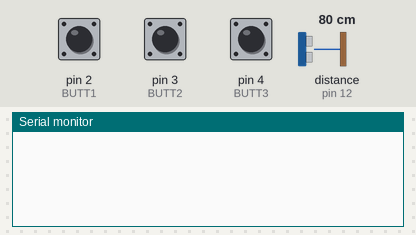
Recording of a sketch running on a simulated Arduino Uno, built with avr-gcc and run on an emulated ATmega328P. On the bench: the last lines printed to the serial monitor. Inputs (shaded band) come from the test bench; at power-on: pin 2 (BUTT1) LOW, pin 4 (BUTT3) LOW, pin 3 (BUTT2) LOW, distance to the obstacle (sensor on pin 12) 80 cm. The echo pulse lasts 58.3 µs per cm.

Above: at 1.2 s.
1.3 s: pin 2 (BUTT1) pulled HIGH for 0.15 s
At 2.2 s:
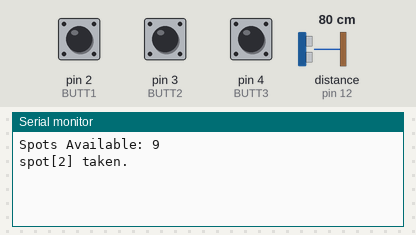
2.9 s: pin 4 (BUTT3) pulled HIGH for 0.15 s
At 3.02 s:
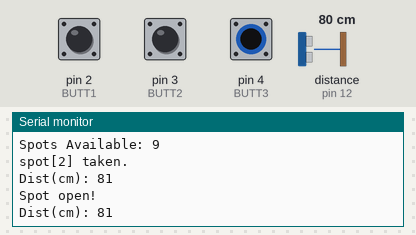
4.5 s: pin 3 (BUTT2) pulled HIGH for 0.15 s
At 4.57 s:
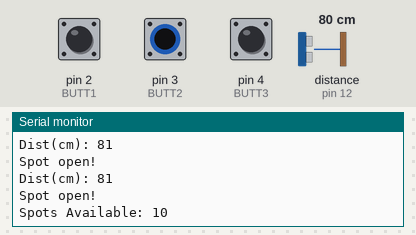
6.1 s: pin 2 (BUTT1) pulled HIGH for 1 s
At 6.12 s:
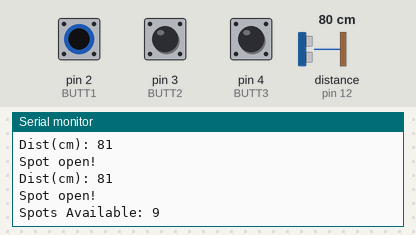

Measured:
- after the input at 1.3 s, the serial monitor: prints a new line at once (image 1)
- after the input at 2.9 s, the serial monitor: prints a new line at once (image 2)
- after the input at 4.5 s, the serial monitor: prints a new line after 0.06 s (image 3)
- after the input at 6.1 s, the serial monitor: prints a new line at once (image 4)

The sketch:

parking.ino
```cpp
//ACM Smart Parking Solutions
//Code with arduino including the newping library for the echolocater

#include <NewPing.h>

#define TRIGGER_PIN 13
#define ECHO_PIN 12
#define MAX_DISTANCE 400

const int BUTT1 = 2;  //parking button
const int BUTT2 = 3;  //leaving parking zone button
const int BUTT3 = 4;  //checking for open spot trigger
//whether buttons are high or low
int buttState1 = 0;
int buttState2 = 0;
int buttState3 = 0;


///bool regSpots[10] = {false, false, false, false, false, false, false, false, false, false};
//0 means spot is empty, 1 if full
bool spots[10] = {0, 0, 0, 0, 0, 0, 0, 0, 0, 0};
//increments as spots are taken up until full
int spot = 0;
bool buttPressed1 = false;  //when car parks
bool buttPressed2 = false;  //when car leaves
bool buttPressed3 = false;  //the toggle for checking for open parking spots

//toggles whether we are checking for spots with the sonar
bool checkingSpot = false;
int counter = 0;  //used for a pseudo-random spot pick based on iteration
NewPing sonar(TRIGGER_PIN, ECHO_PIN, MAX_DISTANCE);

void setup()
{
  //setting up all of our buttons as inputs
  pinMode(BUTT1, INPUT);
  pinMode(BUTT2, INPUT);
  pinMode(BUTT3, INPUT);
  //getting ready for inputs
  Serial.begin(9600);
}

void loop() {
    //counter increments until 10 upon each loop and then resets itself
    counter++;
    if(counter >= 10)
        counter = 0;
    //getting the states of the buttons (LOW OR HIGH/PRESSED OR NOT)
    buttState1 = digitalRead(BUTT1);
    buttState2 = digitalRead(BUTT2);
    buttState3 = digitalRead(BUTT3);
    //buttPrintTest();  //uncomment to print button states

    //Parking spots must first be registered before parking
    //parking spot button is pressed
    if(buttState1 == HIGH && !buttPressed1)
    {
        //making sure that pressing the button performs a function once
        buttPressed1 = true;
        //if there is an empty spot
        if(spot < 10)
        {
            int rNum;
            if(spot < 10)
            {
                //a random number used for selecting a parking spot
                rNum = counter;
                //making sure our random number doesn't select the same spot
                while(spots[rNum] == true)
                {
                    counter++;  //will search for the first spot available after the spot
                    if(counter >= 10)
                    {
                        counter = 0;
                    }
                    rNum = counter;
                }
                //means that a spot is filled up
                spots[rNum] = 1;
                spot++;
            }
            Serial.print("Spots Available: ");
            Serial.println(10 - spot);
            Serial.print("spot[");
            Serial.print(rNum);
            Serial.println("] taken.");
        }
        else
            Serial.print("No Spots.\n");
    }
    //swtiched on when "person leaves"
    if(buttState2 == HIGH && !buttPressed2)
    {
        //making sure button doesn't perform function more than once upon button press
        buttPressed2 = true;
        //if no spots are taken up, this won't run.
        if(spot > 0)
        {
            //means that a spot is empty
            spots[spot] = 0;
            spot--;
            Serial.print("Spots Available: ");
            Serial.println(10 - spot);
        }
    }
    //WE ARE CHECKING FOR AN OPEN SPOT
    if(buttState3 == HIGH && !buttPressed3)
    {
        //makes sure that this code isn't run more than once
        buttPressed3 = true;
        //toggling our checkingSpot
        checkingSpot = !checkingSpot;
    }
    //true means that we are checking for open parking spots
    if(checkingSpot)
    {
        //printing distances given by echolocater
        printSonar();
        //our parking spots are about 11 cm
        if(sonar.ping_cm() > 11)  //open spot
        {
            Serial.print("Spot open!\n");
        }
        else
        {
            Serial.print("Spot is filled up.\n");
        }
        delay(100);
    }
    //when one of the buttons aren't pressed down, these bool values are reset to false
    if(buttState1 == LOW)
        buttPressed1 = false;
    if(buttState2 == LOW)
        buttPressed2 = false;
    if(buttState3 == LOW)
        buttPressed3 = false;
}

//just prints our three buttons for testing
void buttPrintTest()
{
    if(buttState1 == HIGH)
      Serial.println("buttState1: HIGH");
    else
      Serial.println("buttState1: LOW");
    if(buttState2 == HIGH)
      Serial.println("buttState2: HIGH");
    else
      Serial.println("buttState2: LOW");
    if(buttState3 == HIGH)
      Serial.println("buttState3: HIGH");
    else
      Serial.println("buttState3: LOW");
}

//prints our distance in centimeters
void printSonar()
{
    Serial.print("Dist(cm): ");
    Serial.println(sonar.ping_cm());
    /*
     * We can print in inches, but we were only using centimeters.
     */
}
```
